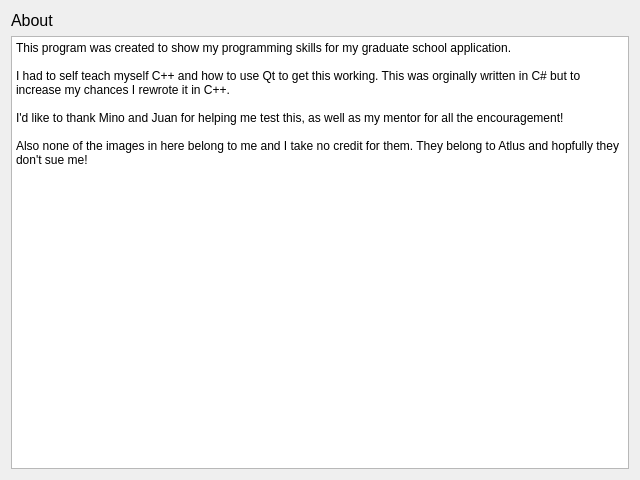
<?xml version="1.0" encoding="UTF-8"?>
<ui version="4.0">
 <class>AboutPage</class>
 <widget class="QDialog" name="AboutPage">
  <property name="geometry">
   <rect>
    <x>0</x>
    <y>0</y>
    <width>640</width>
    <height>480</height>
   </rect>
  </property>
  <property name="windowTitle">
   <string>Dialog</string>
  </property>
  <layout class="QVBoxLayout" name="verticalLayout">
   <item>
    <widget class="QLabel" name="About">
     <property name="font">
      <font>
       <pointsize>12</pointsize>
      </font>
     </property>
     <property name="text">
      <string>About</string>
     </property>
    </widget>
   </item>
   <item>
    <widget class="QPlainTextEdit" name="plainTextEdit">
     <property name="readOnly">
      <bool>true</bool>
     </property>
     <property name="plainText">
      <string>This program was created to show my programming skills for my graduate school application.

I had to self teach myself C++ and how to use Qt to get this working. This was orginally written in C# but to increase my chances I rewrote it in C++.

I'd like to thank Mino and Juan for helping me test this, as well as my mentor for all the encouragement!

Also none of the images in here belong to me and I take no credit for them. They belong to Atlus and hopfully they don't sue me!</string>
     </property>
    </widget>
   </item>
  </layout>
 </widget>
 <resources/>
 <connections/>
</ui>
